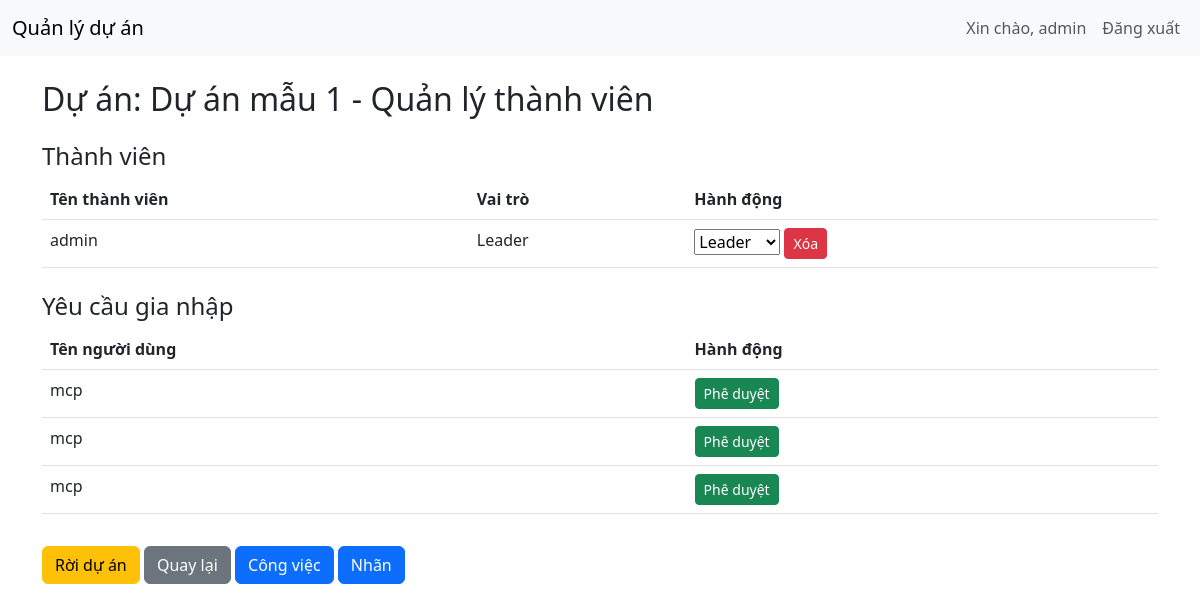
The page /project/1/members (signed in) on the database its author committed.
### tables this page shows
CREATE TABLE projects (
        id INTEGER PRIMARY KEY AUTOINCREMENT,
        name TEXT,
        created_by TEXT);

CREATE TABLE project_members (
        id INTEGER PRIMARY KEY AUTOINCREMENT,
        project_id INTEGER,
        user_id INTEGER,
        project_role TEXT DEFAULT 'Member',
        status TEXT DEFAULT 'pending',
        FOREIGN KEY (project_id) REFERENCES projects(id),
        FOREIGN KEY (user_id) REFERENCES users(id));

CREATE TABLE users (
        id INTEGER PRIMARY KEY AUTOINCREMENT,
        username TEXT UNIQUE,
        email TEXT UNIQUE,
        password TEXT,
        role TEXT DEFAULT 'user');

### app.py (the view)
@app.route('/project/<int:project_id>/members')
def project_members(project_id):
    if 'username' not in session:
        return redirect(url_for('login'))
    project_role = get_project_role(project_id, session['username'])
    user_role = get_user_role(session['username'])
    if not project_role and user_role != 'admin':
        return "Bạn không có quyền truy cập dự án này!"
    projects = get_projects()
    project = next((p for p in projects if p[0] == project_id), None)
    members = get_project_members(project_id)
    pending_requests = get_pending_requests(project_id)
    return render_template('project_members.html', project=project, project_role=project_role, members=members, pending_requests=pending_requests, user_role=user_role)

### database.py (called while the page is built)
def get_user_by_username(username):
    conn = sqlite3.connect('project.db')
    c = conn.cursor()
    c.execute('SELECT * FROM users WHERE username = ?', (username,))
    user = c.fetchone()
    conn.close()
    return user

def get_projects():
    conn = sqlite3.connect('project.db')
    c = conn.cursor()
    c.execute('SELECT * FROM projects')
    projects = c.fetchall()
    conn.close()
    return projects

def get_user_role(username):
    conn = sqlite3.connect('project.db')
    c = conn.cursor()
    c.execute('SELECT role FROM users WHERE username = ?', (username,))
    role = c.fetchone()
    conn.close()
    return role[0] if role else None

def get_project_role(project_id, username):
    conn = sqlite3.connect('project.db')
    c = conn.cursor()
    user = get_user_by_username(username)
    c.execute('SELECT project_role FROM project_members WHERE project_id = ? AND user_id = ? AND status = "approved"',
              (project_id, user[0]))
    role = c.fetchone()
    conn.close()
    return role[0] if role else None

def get_pending_requests(project_id):
    conn = sqlite3.connect('project.db')
    c = conn.cursor()
    c.execute('SELECT pm.*, u.username FROM project_members pm JOIN users u ON pm.user_id = u.id WHERE pm.project_id = ? AND pm.status = "pending"',
              (project_id,))
    requests = c.fetchall()
    conn.close()
    return requests

def get_project_members(project_id):
    conn = sqlite3.connect('project.db')
    c = conn.cursor()
    c.execute('SELECT pm.*, u.username FROM project_members pm JOIN users u ON pm.user_id = u.id WHERE pm.project_id = ? AND pm.status = "approved"',
              (project_id,))
    members = c.fetchall()
    conn.close()
    return members

### templates/project_members.html (shortened to what this page needs)
{% extends "base.html" %}
{% block content %}
<h2>Dự án: {{ project[1] }} - Quản lý thành viên</h2>
{% if user_role == 'admin' or project_role == 'Leader' %}
<h4 class="mt-4">Thành viên</h4>
<table class="table">
    <thead>
        <tr>
            <th>Tên thành viên</th>
            <th>Vai trò</th>
            <th>Hành động</th>
        </tr>
    </thead>
    <tbody>
        {% for member in members %}
        <tr>
            <td>{{ member[5] }}</td>
            <td>{{ member[3] }}</td>
            <td>
                {% if member[3] != 'Leader' or user_role == 'admin' %}
                <form method="POST" action="{{ url_for('assign_role', project_id=project[0], user_id=member[2]) }}" style="display:inline;">
                    <select name="role" onchange="this.form.submit()">
                        <option value="Leader" {% if member[3] == 'Leader' %}selected{% endif %}>Leader</option>
                    </select>
                </form>
                <a href="{{ url_for('remove_member_route', project_id=project[0], user_id=member[2]) }}" class="btn btn-danger btn-sm" onclick="return confirm('Bạn có chắc muốn xóa?')">Xóa</a>
                {% endif %}
            </td>
        </tr>
        {% endfor %}
    </tbody>
</table>
<h4 class="mt-4">Yêu cầu gia nhập</h4>
<table class="table">
    <thead>
        <tr>
            <th>Tên người dùng</th>
            <th>Hành động</th>
        </tr>
    </thead>
    <tbody>
        {% for req in pending_requests %}
        <tr>
            <td>{{ req[5] }}</td>
            <td>
                <a href="{{ url_for('approve_member_route', request_id=req[0], project_id=project[0]) }}" class="btn btn-success btn-sm">Phê duyệt</a>
            </td>
        </tr>
        {% endfor %}
    </tbody>
</table>
{% endif %}
<a href="{{ url_for('leave_project', project_id=project[0]) }}" class="btn btn-warning mt-3">Rời dự án</a>
<a href="{{ url_for('dashboard') }}" class="btn btn-secondary mt-3">Quay lại</a>
<a href="{{ url_for('project_tasks', project_id=project[0]) }}" class="btn btn-primary mt-3">Công việc</a>
<a href="{{ url_for('project_labels', project_id=project[0]) }}" class="btn btn-primary mt-3">Nhãn</a>
{% endblock %}

### rows shown on the page
projects: name "Dự án mẫu 1"
project_members: username "admin", project_role "Leader", role "Leader"
project_members: username "mcp"
project_members: username "mcp"
project_members: username "mcp"

### other values the page prints
{{ session['username'] }} "admin"
